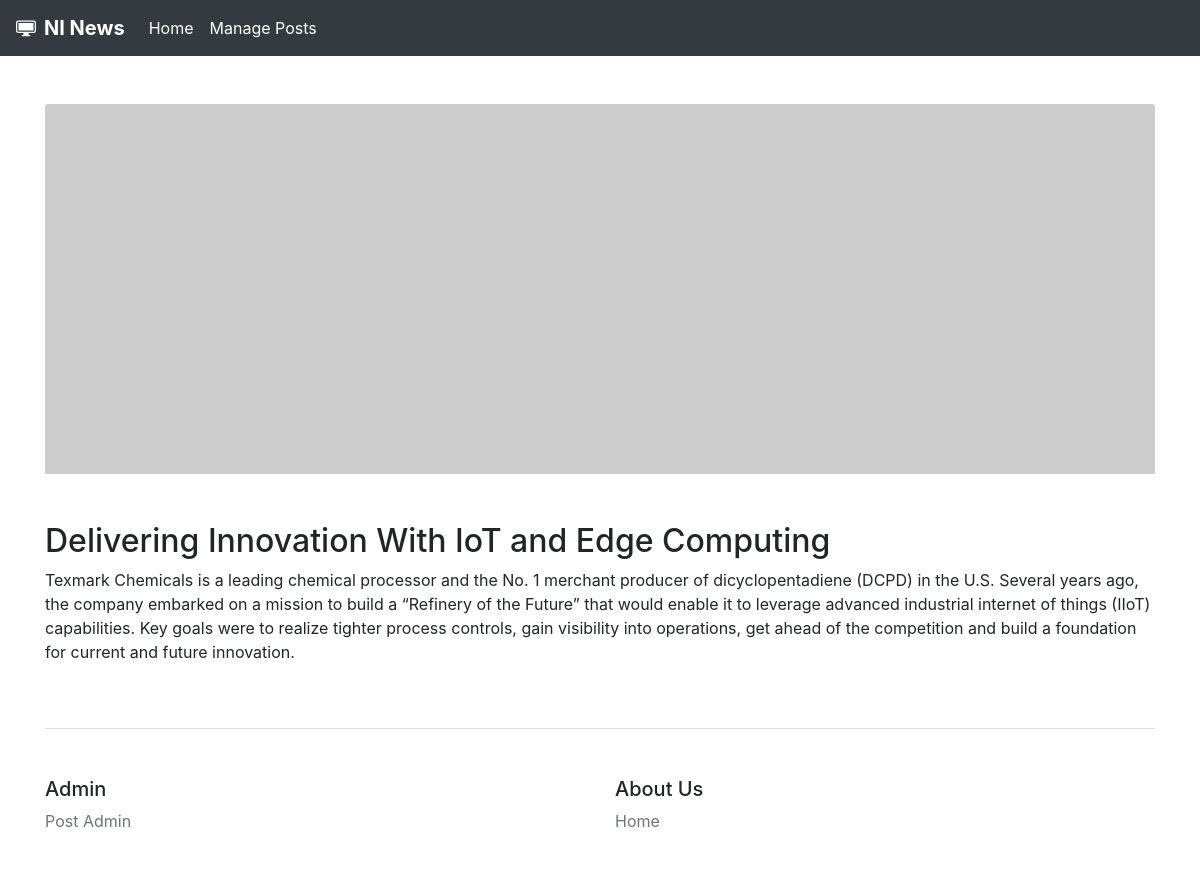
The app's page /Innovation/ with its own data.
### core/models.py (models this page shows, shortened)
class Core(models.Model):
    title = models.CharField(max_length=200)
    excerpt = models.TextField(null=True)
    author = models.ForeignKey(User, on_delete=models.CASCADE, related_name='cores')
    slug = models.SlugField(max_length=100, unique=True)
    updated = models.DateTimeField(auto_now=True)
    published = models.DateTimeField(default=timezone.now)
    class Meta:
        ordering =  ['-published']

### core/views.py (the view)
# urls.py: path('<slug:slug>/', views.SingleView.as_view(), name='single'),
class SingleView(DetailView):
    model = Core
    template_name = 'core/single.html'
    context_object_name = 'post'

### core/templates/core/single.html
{% extends 'core/base.html' %}
{% block content %}
<div class="container">
  <div class="row">
    <div class="col-12 pt-5">
      <img class="card-img-top" src="https://via.placeholder.com/300x100" alt="Card image cap">
      <h2 class="pt-5">{{post.title}}</h2>
      <p>{{post.excerpt}}</p>
    </div>
  </div>
</div>
{% endblock %}

### records on screen
Core: title "Delivering Innovation With IoT and Edge Computing", excerpt "Texmark Chemicals is a leading chemical processor and the No. 1 merchant producer of dicyclopentadiene (DCPD) in the U.S. Several years ago, the company embarked on a mission to build a “Refinery of the Future” that would enable it to leverage advanced industrial internet of things (IIoT) capabilities. Key goals were to realize tighter process controls, gain visibility into operations, get ahead of the competition and build a foundation for current and future innovation."
